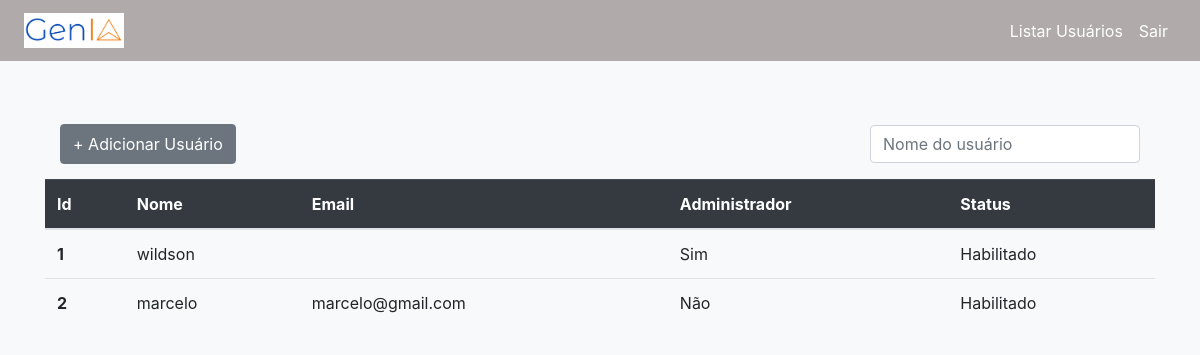
The app's page /list-users/ (signed in), older data.
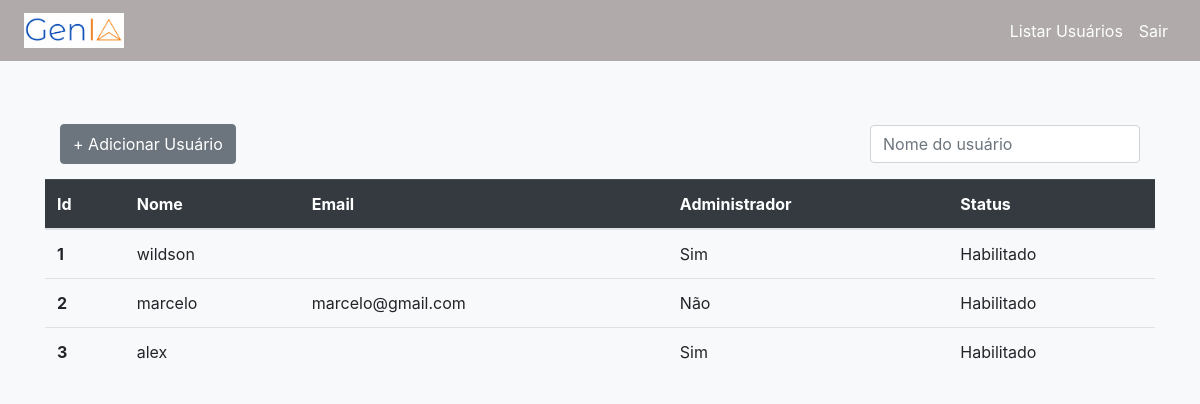
The same page, newer data.
### chatbot/models.py (models this page shows)
class CustomUser(AbstractUser):
    reset_password = models.BooleanField(default=False)

### chatbot/views.py (the view)
# urls.py: path('list-users/', views.list_users, name='list-users'),
@login_required(redirect_field_name='login')
def list_users(request):
    users = CustomUser.objects.all()
    return render(request, 'chatbot/list_users.html', {'users':users})

### chatbot/templates/chatbot/list_users.html (shortened to what this page needs)
{% load static %}
<!DOCTYPE html>
<html lang="pt-br">
<head>
    <link href="https://maxcdn.bootstrapcdn.com/bootstrap/4.5.2/css/bootstrap.min.css" rel="stylesheet">
    <link rel="stylesheet" href="{% static 'css/style.css' %}">
</head>
<body>
    <nav class="navbar navbar-expand-lg navbar-light px-4">
        <a class="navbar-brand text-white" href="{% url 'chat_view' %}"><img class="logo" src="{% static 'img/logo.png' %}" alt=""></a>
        <div class="collapse navbar-collapse" id="navbarNav">
            <ul class="navbar-nav ml-auto">
                {% if request.user.is_superuser %}
                <li class="nav-item">
                    <a class="nav-link text-white" href="{% url 'list-users' %}">Listar Usuários</a>
                </li>
                {% endif %}
                <li class="nav-item">
                    <a class="nav-link text-white" href="{% url 'logout' %}">Sair</a>
                </li>
            </ul>
        </div>
    </nav>
    <div class="container my-5">
        <div class="container align-items-center d-flex justify-content-between">
            <button type="button" class="btn btn-secondary" style="height: 40px;" data-bs-toggle="modal"
                data-bs-target="#exampleModal">
                + Adicionar Usuário
            </button>
            <input class="form-control my-3 w-25 position-right" id="myInput" type="text" placeholder="Nome do usuário">
        </div>
        <table class="table">
            <thead class="table-dark">
                <tr>
                    <th scope="col">Id</th>
                    <th scope="col">Nome</th>
                    <th scope="col">Email</th>
                    <th scope="col">Administrador</th>
                    <th scope="col">Status</th>
                </tr>
            </thead>
            <tbody id="myTable">
                {% for user in users %}
                <tr>
                    <th scope="row">{{user.id}}</th>
                    <td>{{user.username}}</td>
                    <td>{{user.email}}</td>
                    <td>{% if user.is_superuser %} Sim {% else %} Não {% endif %} </td>
                    <td>{% if user.is_active %} Habilitado {% else %} Desabilitado {% endif %} </td>
                </tr>
                {% endfor %}
            </tbody>
        </table>
    </div>
</body>
</html>

Row changes from the older to the newer data that the page shows:
added CustomUser: id "3", username "alex", is_superuser "Sim", is_active "Habilitado"
